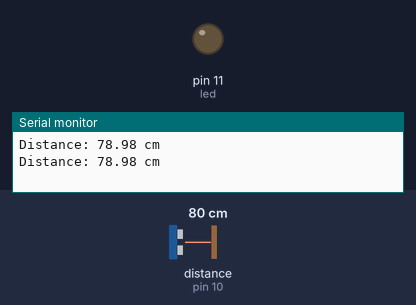
A sketch run on a simulated Arduino Uno, built with avr-gcc and run on an emulated ATmega328P. Parts: output pins drawn as LEDs (lit = HIGH), the last lines printed to the serial monitor. Wiring (inferred from the names in the program): ultrasonic range finder: trigger pin 9; echo pin 10. Inputs (shaded band) come from the test bench; at power-on: distance to the obstacle (sensor on pin 10) 80 cm. The echo pulse lasts 58.3 µs per cm; pins used as bus, display or sensor lines are not drawn.

Above: at 1.8 s.
1.9 s: distance to the obstacle (sensor on pin 10) set to 14 cm
3.4 s: distance to the obstacle (sensor on pin 10) set to 11 cm
At 5.2 s:
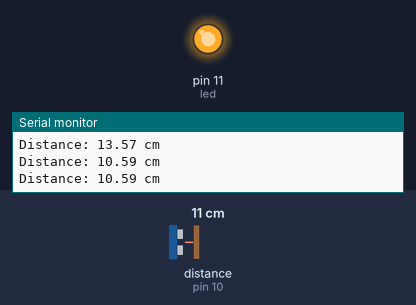
5.5 s: distance to the obstacle (sensor on pin 10) set to 18 cm
At 7.0 s:
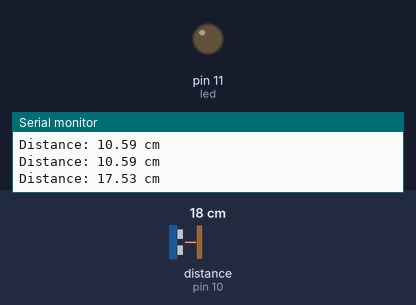
7.5 s: distance to the obstacle (sensor on pin 10) set to 2 cm
At 8.6 s:
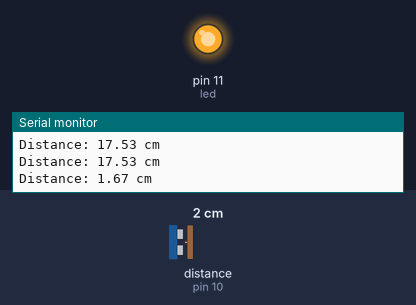
Timing chart, 0 to 10.5 s (numbered marks = the images above; inputs shaded):
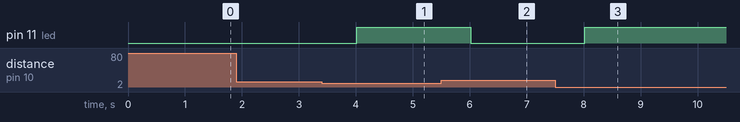

The sketch:

ULTRASONIC.ino
```cpp
// Define pins for the trigger and echo
const int trigPin = 9; // Trigger pin connected to pin 9
const int echoPin = 10; // Echo pin connected to pin 10
const int led = 11; // LED pin connected to pin 11

void setup() {
  Serial.begin(9600); // Start serial communication at 9600 bps
  pinMode(trigPin, OUTPUT); // Set the trigger pin as an output
  pinMode(echoPin, INPUT); // Set the echo pin as an input
  pinMode(led, OUTPUT); // Set the LED pin as an output
}

void loop() {
  // Clear the trigger pin
  digitalWrite(trigPin, LOW);
  delayMicroseconds(2); // Wait for 2 microseconds

  // Send a 10 microsecond pulse to trigger the sensor
  digitalWrite(trigPin, HIGH);
  delayMicroseconds(10); // Keep the trigger HIGH for 10 microseconds
  digitalWrite(trigPin, LOW); // Set the trigger pin back to LOW

  // Read the duration of the pulse on the echo pin
  long duration = pulseIn(echoPin, HIGH); // Wait for the echo pin to go HIGH and return the duration

  // Calculate the distance in centimeters (cm)
  float distance = (duration * 0.034) / 2; // Speed of sound is approximately 0.034 cm/us, divide by 2 for round trip

  // Check the distance and turn on/off the LED accordingly
  if (distance <= 12) {
    digitalWrite(led, HIGH); // Turn on the LED
  } else {
    digitalWrite(led, LOW); // Turn off the LED
  }

  // Print the distance to the serial monitor
  Serial.print("Distance: ");
  Serial.print(distance); // Print the calculated distance
  Serial.println(" cm"); // Indicate that the unit is centimeters
  delay(1000); // Wait for a second before the next measurement
}
```

Measured:
- the behaviour switches between 13 and 12 cm on distance to the obstacle (sensor on pin 10) (found by bisection; images 0 and 1)
- after the input at 3.4 s, pin 11 (led): LOW → HIGH after 0.62 s
- after the input at 5.5 s, pin 11 (led): HIGH → LOW after 0.52 s
- after the input at 7.5 s, pin 11 (led): LOW → HIGH after 0.52 s
